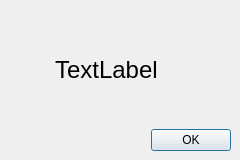
<?xml version="1.0" encoding="UTF-8"?>
<ui version="4.0">
 <class>result_dialog</class>
 <widget class="QDialog" name="result_dialog">
  <property name="geometry">
   <rect>
    <x>0</x>
    <y>0</y>
    <width>240</width>
    <height>160</height>
   </rect>
  </property>
  <property name="windowTitle">
   <string>Dialog</string>
  </property>
  <widget class="QDialogButtonBox" name="buttonBox">
   <property name="geometry">
    <rect>
     <x>10</x>
     <y>120</y>
     <width>221</width>
     <height>41</height>
    </rect>
   </property>
   <property name="orientation">
    <enum>Qt::Orientation::Horizontal</enum>
   </property>
   <property name="standardButtons">
    <set>QDialogButtonBox::StandardButton::Ok</set>
   </property>
  </widget>
  <widget class="QLabel" name="result_label">
   <property name="geometry">
    <rect>
     <x>55</x>
     <y>50</y>
     <width>130</width>
     <height>40</height>
    </rect>
   </property>
   <property name="font">
    <font>
     <pointsize>18</pointsize>
    </font>
   </property>
   <property name="text">
    <string>TextLabel</string>
   </property>
  </widget>
 </widget>
 <resources/>
 <connections>
  <connection>
   <sender>buttonBox</sender>
   <signal>accepted()</signal>
   <receiver>result_dialog</receiver>
   <slot>accept()</slot>
   <hints>
    <hint type="sourcelabel">
     <x>248</x>
     <y>254</y>
    </hint>
    <hint type="destinationlabel">
     <x>157</x>
     <y>274</y>
    </hint>
   </hints>
  </connection>
  <connection>
   <sender>buttonBox</sender>
   <signal>rejected()</signal>
   <receiver>result_dialog</receiver>
   <slot>reject()</slot>
   <hints>
    <hint type="sourcelabel">
     <x>316</x>
     <y>260</y>
    </hint>
    <hint type="destinationlabel">
     <x>286</x>
     <y>274</y>
    </hint>
   </hints>
  </connection>
 </connections>
</ui>
